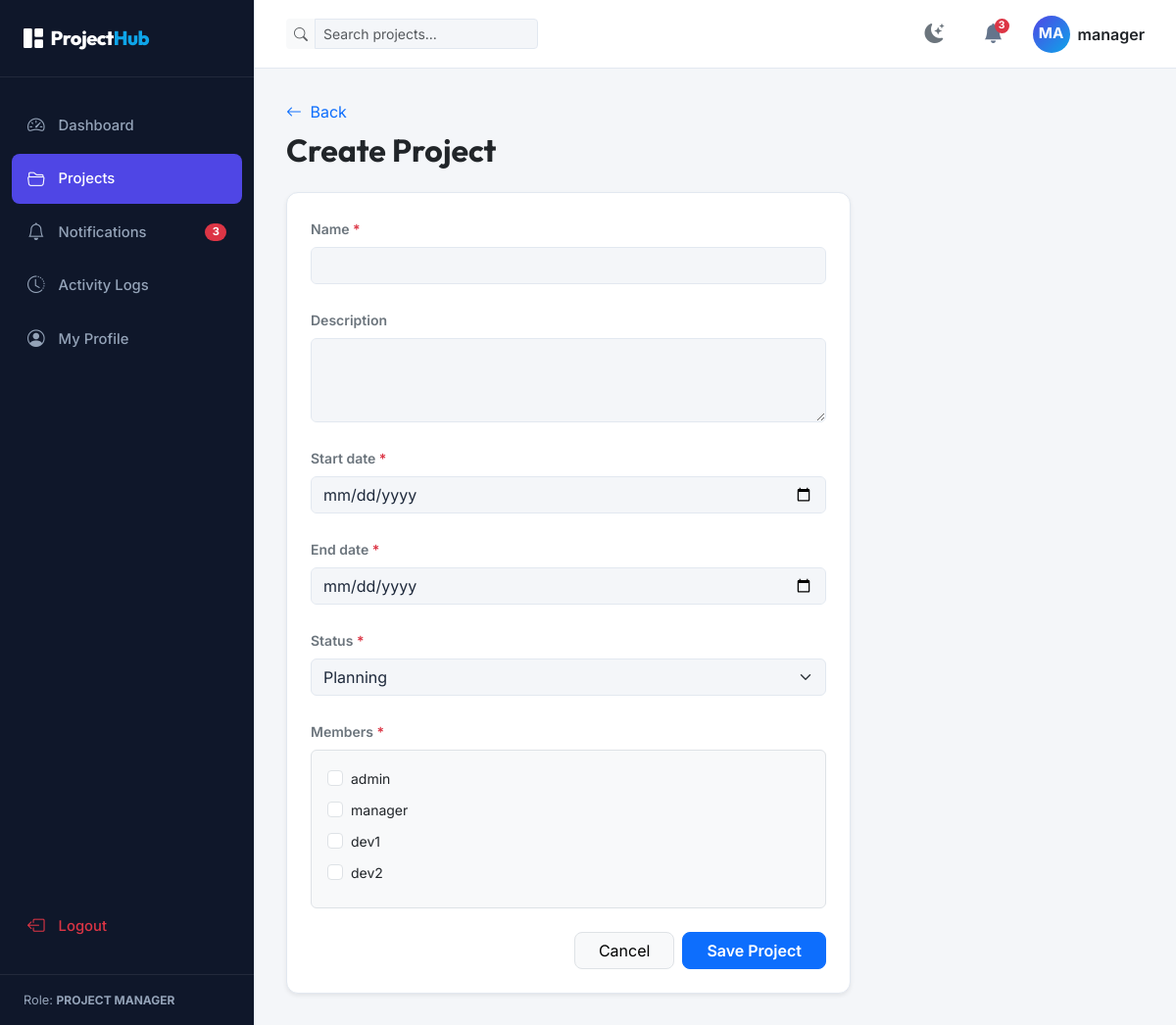
Screenshot of /projects/create/ (signed in) with the database file from the repository.
### management_app/models.py (models this page shows)
class CustomUser(AbstractUser):
    ROLE_CHOICES = (
        ('ADMIN', 'Admin'),
        ('PROJECT_MANAGER', 'Project Manager'),
        ('TEAM_MEMBER', 'Team Member'),
    )
    role = models.CharField(max_length=20, choices=ROLE_CHOICES, default='TEAM_MEMBER')
    full_name = models.CharField(max_length=255, blank=True)
    profile_picture = models.ImageField(upload_to='profile_pics/', blank=True, null=True)
    def __str__(self):
        return self.username

### management_app/views.py (the view)
# urls.py: path('projects/create/', views.create_project_view, name='create_project'),
@login_required
def create_project_view(request):
    if request.method == 'POST':
        form = ProjectForm(request.POST)
        if form.is_valid():
            project = form.save(commit=False)
            project.created_by = request.user
            project.save()
            form.save_m2m() # Save Many-to-Many members
            project.members.add(request.user)
            log_activity(request.user, f"Created project '{project.name}'")
            messages.success(request, "Project created successfully!")
            return redirect('project_detail', project_id=project.id)
    else:
        form = ProjectForm()
    return render(request, 'create_project.html', {'form': form, 'title': 'Create Project'})

### management_app/forms.py
class ProjectForm(forms.ModelForm):
    class Meta:
        model = Project
        fields = ('name', 'description', 'start_date', 'end_date', 'status', 'members')
        widgets = {
            'description': forms.Textarea(attrs={'rows': 3}),
            'start_date': forms.DateInput(attrs={'type': 'date'}),
            'end_date': forms.DateInput(attrs={'type': 'date'}),
            'members': forms.CheckboxSelectMultiple(),
        }
    def __init__(self, *args, **kwargs):
        super().__init__(*args, **kwargs)
        for field_name, field in self.fields.items():
            if field_name == 'status':
                field.widget.attrs['class'] = 'form-select'
            elif field_name == 'members':
                field.widget.attrs['class'] = 'form-check-input'
            else:
                field.widget.attrs['class'] = 'form-control'

### templates/create_project.html (shortened to what this page needs)
{% extends 'base.html' %}
{% block content %}
<div class="container-fluid px-0">
    <div class="mb-4">
        <a href="{% if project %}{% url 'project_detail' project.id %}{% else %}{% url 'projects' %}{% endif %}" class="text-decoration-none">
            <i class="bi bi-arrow-left me-1"></i> Back
        </a>
        <h2 class="fw-bold text-dark mt-2">{{ title }}</h2>
    </div>
    <div class="row">
        <div class="col-lg-8">
            <div class="card shadow-sm border-0" style="border-radius: 12px;">
                <div class="card-body p-4">
                    <form method="POST" novalidate>
                        {% for field in form %}
                        <div class="mb-4">
                            <label for="{{ field.id_for_label }}" class="form-label small fw-semibold text-secondary">
                                {{ field.label }}
                                {% if field.field.required %}<span class="text-danger">*</span>{% endif %}
                            </label>
                            {% if field.name == 'members' %}
                            <div class="border rounded p-3 bg-light" style="max-height: 200px; overflow-y: auto;">
                                {% for checkbox in field %}
                                <div class="form-check mb-2">
                                    {{ checkbox.tag }}
                                    <label class="form-check-label small text-dark" for="{{ checkbox.id_for_label }}">
                                        {{ checkbox.choice_label }}
                                    </label>
                                </div>
                                {% endfor %}
                            </div>
                            {% else %}
                                {{ field }}
                            {% endif %}
                        </div>
                        {% endfor %}
                        <div class="d-flex gap-2 justify-content-end mt-4">
                            <a href="{% if project %}{% url 'project_detail' project.id %}{% else %}{% url 'projects' %}{% endif %}" class="btn btn-light border px-4" style="border-radius: 8px;">Cancel</a>
                            <button type="submit" class="btn btn-primary px-4" style="border-radius: 8px; font-weight: 600;">Save Project</button>
                        </div>
                    </form>
                </div>
            </div>
        </div>
    </div>
</div>
{% endblock %}

### templates/base.html (shortened to what this page needs)
{% load static %}
<!DOCTYPE html>
<html lang="en">
<head>
    <link href="https://cdn.jsdelivr.net/npm/bootstrap@5.3.0/dist/css/bootstrap.min.css" rel="stylesheet">
    <link rel="stylesheet" href="https://cdn.jsdelivr.net/npm/bootstrap-icons@1.10.5/font/bootstrap-icons.css">
    <link rel="stylesheet" href="{% static 'css/style.css' %}">
</head>
<body>
    <div class="app-wrapper">
        {% if user.is_authenticated %}
        <aside class="app-sidebar">
            <div class="sidebar-header">
                <div class="sidebar-logo">
                    <i class="bi bi-grid-1x2-fill me-2"></i>Project<span>Hub</span>
                </div>
            </div>
            <ul class="sidebar-menu">
                <li>
                    <a href="{% url 'dashboard' %}"
                        class="menu-item-link {% if request.resolver_match.url_name == 'dashboard' or request.resolver_match.url_name == 'dashboard_alias' %}active{% endif %}">
                        <i class="bi bi-speedometer2"></i>
                        <span>Dashboard</span>
                    </a>
                </li>
                <li>
                    <a href="{% url 'projects' %}"
                        class="menu-item-link {% if request.resolver_match.url_name == 'projects' or 'project' in request.resolver_match.url_name %}active{% endif %}">
                        <i class="bi bi-folder2-open"></i>
                        <span>Projects</span>
                    </a>
                </li>
                <li>
                    <a href="{% url 'notifications' %}"
                        class="menu-item-link {% if request.resolver_match.url_name == 'notifications' %}active{% endif %}">
                        <i class="bi bi-bell"></i>
                        <span>Notifications</span>
                        <span class="badge bg-danger rounded-pill ms-auto notification-badge"
                            style="display:none;"></span>
                    </a>
                </li>
                <li>
                    <a href="{% url 'activity_logs' %}"
                        class="menu-item-link {% if request.resolver_match.url_name == 'activity_logs' %}active{% endif %}">
                        <i class="bi bi-clock-history"></i>
                        <span>Activity Logs</span>
                    </a>
                </li>
                <li>
                    <a href="{% url 'profile' %}"
                        class="menu-item-link {% if request.resolver_match.url_name == 'profile' %}active{% endif %}">
                        <i class="bi bi-person-circle"></i>
                        <span>My Profile</span>
                    </a>
                </li>
                <li class="mt-auto">
                    <a href="{% url 'logout' %}" class="menu-item-link text-danger">
                        <i class="bi bi-box-arrow-left"></i>
                        <span>Logout</span>
                    </a>
                </li>
            </ul>
            <div class="sidebar-footer">
                <span>Role: <strong class="text-uppercase" style="font-size: 0.75rem;">{{ user.get_role_display }}</strong></span>
            </div>
        </aside>
        {% endif %}
        <main class="app-content">
            {% if user.is_authenticated %}
            <nav class="app-navbar">
                <div class="d-flex align-items-center gap-3">
                    <form class="navbar-search" method="GET" action="{% url 'projects' %}">
                        <div class="input-group input-group-sm">
                            <span class="input-group-text bg-light border-0"><i
                                    class="bi bi-search text-muted"></i></span>
                            <input type="text" name="search" class="form-control bg-light border-0"
                                placeholder="Search projects..." value="{{ search_query|default:'' }}">
                        </div>
                    </form>
                </div>
                <div class="navbar-actions">
                    <button class="navbar-icon-btn" id="theme-toggle-btn" title="Toggle Theme">
                        <i class="bi bi-moon-stars-fill text-secondary"></i>
                    </button>
                    <div class="dropdown">
                        <button class="navbar-icon-btn" id="notificationsDropdown" data-bs-toggle="dropdown"
                            aria-expanded="false">
                            <i class="bi bi-bell-fill"></i>
                            <span class="badge bg-danger rounded-pill badge-pill notification-badge"
                                style="display:none;"></span>
                        </button>
                    </div>
                    <div class="dropdown">
                        <button class="btn btn-link p-0 border-0 d-flex align-items-center gap-2 text-decoration-none"
                            id="userProfileDropdown" data-bs-toggle="dropdown" aria-expanded="false">
                            {% if user.profile_picture %}
                            <img src="{{ user.profile_picture.url }}" alt="Profile" class="rounded-circle border"
                                style="width: 38px; height: 38px; object-fit: cover;">
                            {% else %}
                            <div class="user-avatar-initials">
                                {{ user.username|slice:":2"|upper }}
                            </div>
                            {% endif %}
                            <span class="d-none d-md-inline fw-semibold text-dark">{{ user.username }}</span>
                        </button>
                    </div>
                </div>
            </nav>
            {% endif %}
            <div class="page-container">
                {% block content %}{% endblock %}
            </div>
        </main>
    </div>
</body>
</html>

### static/css/style.css (style rules this page uses)
:root { --font-heading: 'Outfit', sans-serif; --font-body: 'Inter', sans-serif; --bg-app: #f4f6f9; --bg-card: #ffffff; --bg-sidebar: #0f172a; --bg-sidebar-hover: #1e293b; --text-main: #1e293b; --text-muted: #64748b; --text-sidebar: #f8fafc; --text-sidebar-muted: #94a3b8; --border-color: #e2e8f0; --primary-color: #4f46e5; --primary-hover: #4338ca; --accent-color: #0ea5e9; --kanban-bg: #e2e8f0; --priority-low: #10b981; --priority-medium: #f59e0b; --priority-high: #ef4444; --transition-speed: 0.3s; --glass-bg: rgba(255, 255, 255, 0.85); --glass-border: rgba(255, 255, 255, 0.3); }
body { font-family: var(--font-body); background-color: var(--bg-app); color: var(--text-main); transition: background-color var(--transition-speed), color var(--transition-speed); overflow-x: hidden; }
h1, h2, h3, h4, h5, h6 { font-family: var(--font-heading); font-weight: 600; }
.app-wrapper { display: flex; min-height: 100vh; width: 100vw; }
.app-sidebar { width: 260px; background-color: var(--bg-sidebar); color: var(--text-sidebar); display: flex; flex-direction: column; transition: width var(--transition-speed); z-index: 1000; flex-shrink: 0; border-right: 1px solid var(--border-color); }
.sidebar-header { padding: 1.5rem; display: flex; align-items: center; gap: 0.75rem; border-bottom: 1px solid rgba(255, 255, 255, 0.08); }
.sidebar-logo { font-family: var(--font-heading); font-size: 1.25rem; font-weight: 800; letter-spacing: -0.025em; color: #fff; text-decoration: none; }
.sidebar-logo span { color: var(--accent-color); }
.sidebar-menu { list-style: none; padding: 1.5rem 0.75rem; margin: 0; display: flex; flex-direction: column; gap: 0.25rem; flex-grow: 1; }
.menu-item-link { display: flex; align-items: center; gap: 0.875rem; padding: 0.75rem 1rem; color: var(--text-sidebar-muted); text-decoration: none; border-radius: 0.5rem; font-size: 0.925rem; font-weight: 500; transition: all 0.2s; }
.menu-item-link.active { background-color: var(--primary-color); color: #fff; }
.menu-item-link i { font-size: 1.1rem; }
.sidebar-footer { padding: 1rem 1.5rem; border-top: 1px solid rgba(255, 255, 255, 0.08); font-size: 0.8rem; color: var(--text-sidebar-muted); display: flex; align-items: center; justify-content: space-between; }
.app-content { flex-grow: 1; display: flex; flex-direction: column; min-width: 0; }
.app-navbar { height: 70px; background-color: var(--bg-card); border-bottom: 1px solid var(--border-color); display: flex; align-items: center; justify-content: space-between; padding: 0 2rem; z-index: 999; }
.navbar-search { max-width: 320px; width: 100%; }
.navbar-actions { display: flex; align-items: center; gap: 1.25rem; }
.navbar-icon-btn { background: none; border: none; color: var(--text-muted); font-size: 1.25rem; cursor: pointer; position: relative; width: 40px; height: 40px; border-radius: 50%; display: flex; align-items: center; justify-content: center; transition: all 0.2s; }
.navbar-icon-btn .badge-pill { position: absolute; top: 4px; right: 4px; padding: 0.25em 0.4em; font-size: 0.65rem; }
.user-avatar-initials { width: 38px; height: 38px; border-radius: 50%; background: linear-gradient(135deg, var(--primary-color), var(--accent-color)); color: white; display: flex; align-items: center; justify-content: center; font-weight: 700; font-size: 0.95rem; }
.page-container { padding: 2rem; flex-grow: 1; overflow-y: auto; }
.card { background-color: var(--bg-card) !important; border: 1px solid var(--border-color) !important; color: var(--text-main) !important; }
.form-control, .form-select { background-color: var(--bg-app) !important; border: 1px solid var(--border-color) !important; color: var(--text-main) !important; }

### rows the page displays
CustomUser: role "PROJECT MANAGER", username "MA", username "manager", choice_label "manager"
CustomUser: choice_label "admin"
CustomUser: choice_label "dev1"
CustomUser: choice_label "dev2"

### other values shown
{{ title }} "Create Project"
{{ field.label }} "Name" "Description" "Start date" "End date" "Status" "Members"
